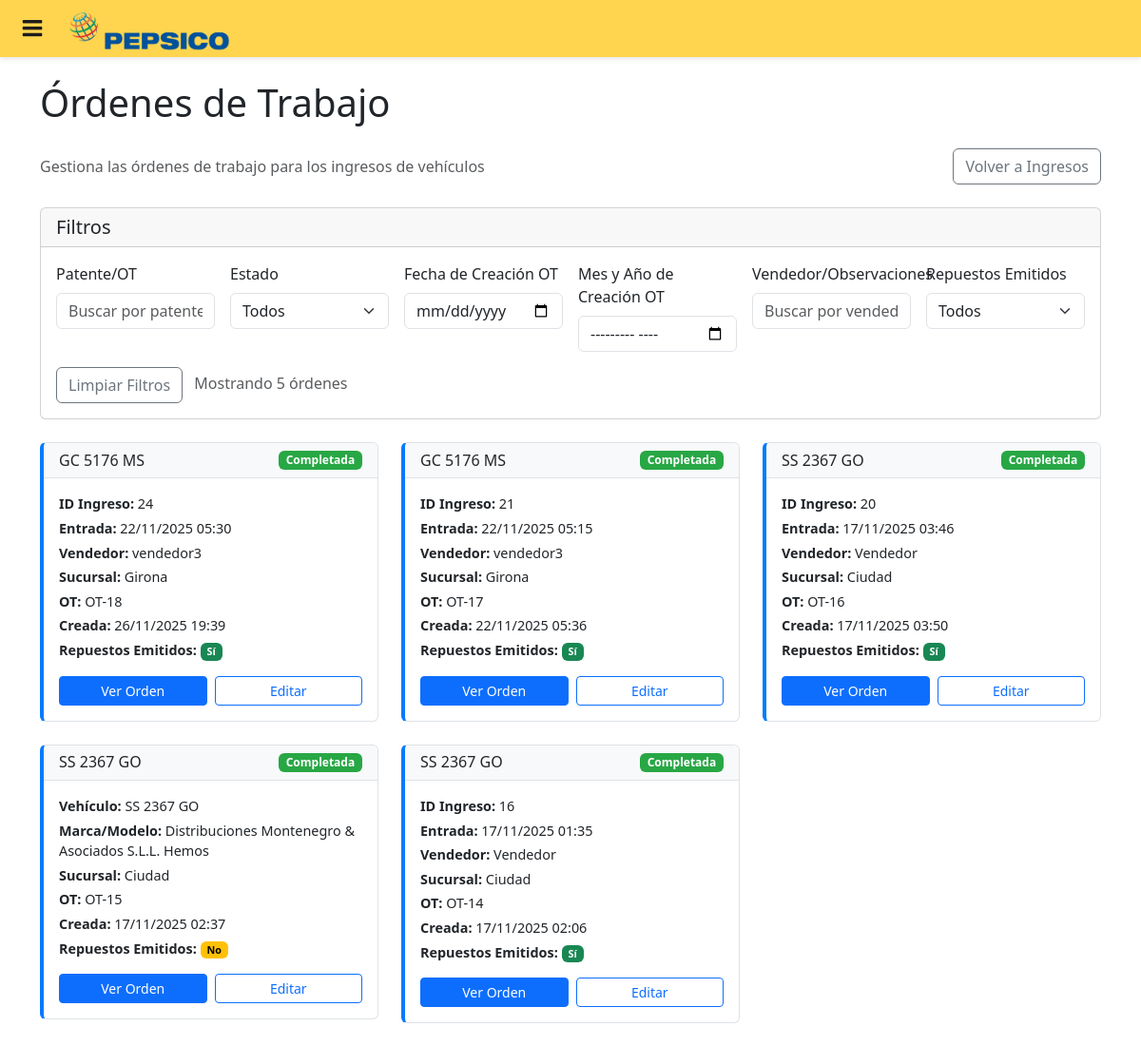
The app's page /ordenes-trabajo/ with its own data.
### documents/models.py (models this page shows, shortened)
class Ingreso(models.Model):
    id_ingreso = models.AutoField(primary_key=True)
    patent = models.ForeignKey(
        Vehicle, on_delete=models.CASCADE, db_column='patent')
    entry_datetime = models.DateTimeField()
    exit_datetime = models.DateTimeField(null=True, blank=True)
    chofer = models.ForeignKey(
        FlotaUser, on_delete=models.CASCADE, db_column='chofer_id')
    observations = models.TextField(null=True, blank=True)
    authorization = models.BooleanField()
    entry_registered_by = models.ForeignKey(
        FlotaUser, on_delete=models.SET_NULL, db_column='entry_registered_by_id', null=True, blank=True, related_name='entry_registered_ingresos')
    exit_registered_by = models.ForeignKey(
        FlotaUser, on_delete=models.SET_NULL, db_column='exit_registered_by_id', null=True, blank=True, related_name='exit_registered_ingresos')
    schedule = models.ForeignKey(
        MaintenanceSchedule, on_delete=models.SET_NULL, null=True, blank=True, related_name='ingresos')
    es_ingreso_tecnico = models.BooleanField(default=False, verbose_name='Es ingreso técnico')
    class Meta:
        db_table = 'Ingresos'

class Vehicle(models.Model):
    patent = models.CharField(max_length=10, primary_key=True)
    equipment = models.ForeignKey(
        SAPEquipment, on_delete=models.CASCADE, db_column='equipment_id')
    ceco = models.ForeignKey(
        CECO, on_delete=models.CASCADE, db_column='ceco_id')
    brand = models.CharField(max_length=50)
    model = models.CharField(max_length=50)
    year = models.IntegerField()
    age = models.IntegerField()
    useful_life = models.IntegerField()
    mileage = models.IntegerField(null=True, blank=True)
    site = models.ForeignKey(
        Site, on_delete=models.CASCADE, db_column='site_id')
    operational = models.BooleanField()
    backup = models.BooleanField()
    out_of_service = models.BooleanField()
    type = models.ForeignKey(
        VehicleType, on_delete=models.CASCADE, db_column='type_id')
    plan = models.BooleanField()
    sinister = models.BooleanField()
    observations = models.TextField()
    compliance = models.CharField(max_length=50)
    tct = models.CharField(max_length=50, null=True, blank=True)
    geotab_confirm = models.BooleanField()
    auction = models.BooleanField()
    status = models.ForeignKey(
        VehicleStatus, on_delete=models.SET_NULL, db_column='status_id', null=True, blank=True)
    def __str__(self):
        return self.patent
    class Meta:
        db_table = 'Vehicles'

class WorkOrderStatus(models.Model):
    id_status = models.AutoField(primary_key=True)
    name = models.CharField(max_length=50)
    description = models.TextField(null=True, blank=True)
    color = models.CharField(max_length=7, default='#6c757d')  # Color para UI
    class Meta:
        db_table = 'WorkOrderStatuses'

class FlotaUser(models.Model):
    id_user = models.AutoField(primary_key=True)
    user = models.OneToOneField(User, on_delete=models.CASCADE, related_name='flotauser')
    name = models.CharField(max_length=100)
    role = models.ForeignKey(
        Role, on_delete=models.CASCADE, db_column='role_id')
    patent = models.ForeignKey(
        Vehicle, on_delete=models.CASCADE, db_column='patent')
    status = models.ForeignKey(
        UserStatus, on_delete=models.CASCADE, db_column='status_id')
    observations = models.TextField()
    gpid = models.CharField(max_length=20)
    class Meta:
        db_table = 'FlotaUsers'

class Site(models.Model):
    id_site = models.AutoField(primary_key=True)
    name = models.CharField(max_length=100)
    patent_count = models.IntegerField()
    class Meta:
        db_table = 'Sites'

class WorkOrder(models.Model):
    id_work_order = models.AutoField(primary_key=True)
    ingreso = models.ForeignKey(
        Ingreso, on_delete=models.CASCADE, db_column='ingreso_id', null=True, blank=True, related_name='work_orders')
    service_type = models.ForeignKey(
        ServiceType, on_delete=models.CASCADE, db_column='service_type_id', null=True, blank=True)
    status = models.ForeignKey(
        WorkOrderStatus, on_delete=models.CASCADE, db_column='status_id')
    created_datetime = models.DateTimeField(auto_now_add=True)
    work_started_at = models.DateTimeField(null=True, blank=True, help_text="Fecha y hora en que se inició el trabajo")
    estimated_completion = models.DateTimeField(null=True, blank=True)
    actual_completion = models.DateTimeField(null=True, blank=True)
    total_cost = models.DecimalField(max_digits=10, decimal_places=2, default=0)
    observations = models.TextField(null=True, blank=True)
    parts_issued = models.BooleanField(default=False, help_text="Indica si se han registrado las salidas de repuestos para esta OT")
    created_by = models.ForeignKey(
        FlotaUser, on_delete=models.SET_NULL, db_column='created_by_id', null=True, blank=True, related_name='created_work_orders')
    supervisor = models.ForeignKey(
        FlotaUser, on_delete=models.SET_NULL, db_column='supervisor_id', null=True, blank=True, related_name='supervised_work_orders')
    class Meta:
        db_table = 'WorkOrders'

### agenda/views.py (the view)
# urls.py: path('ordenes-trabajo/', views.orden_trabajo_list, name='orden_trabajo_list'),
def orden_trabajo_list(request):
    work_orders = WorkOrder.objects.select_related(
        'ingreso__patent', 'ingreso__chofer', 'ingreso__patent__site', 'status'
    ).prefetch_related('diagnostics__incidents__vehicle').order_by('-created_datetime')
    work_order_statuses = WorkOrderStatus.objects.exclude(
        name__in=['Pausada', 'Cancelada', 'Sin Orden']
    )
    work_orders_data = []
    for work_order in work_orders:
        vehicle = None
        if not work_order.ingreso:
            diagnostic = work_order.diagnostics.first()
            if diagnostic:
                incident = diagnostic.incidents.first()
                if incident:
                    vehicle = incident.vehicle
        stock_issues = []
        spare_part_usages = work_order.spare_part_usages.select_related('repuesto')
        for usage in spare_part_usages:
            try:
                from repuestos.models import SparePartStock
                stock_info = SparePartStock.objects.get(repuesto=usage.repuesto)
                if stock_info.current_stock < usage.quantity_used:
                    stock_issues.append({
                        'repuesto': usage.repuesto.name,
                        'required': usage.quantity_used,
                        'available': stock_info.current_stock
                    })
            except SparePartStock.DoesNotExist:
                stock_issues.append({
                    'repuesto': usage.repuesto.name,
                    'required': usage.quantity_used,
                    'available': 0
                })
        has_active_pauses = WorkOrderPause.objects.filter(work_order=work_order, is_active=True, end_datetime__isnull=True).exists()
        status_name = work_order.status.name if work_order.status else 'Sin Estado'
        status_color = work_order.status.color if work_order.status else '#6c757d'
        work_orders_data.append({
            'ingreso': work_order.ingreso,  # Puede ser None
            'work_order': work_order,
            'vehicle': vehicle,  # Vehículo del diagnóstico si no hay ingreso
            'has_work_order': True,  # Siempre es True ya que estamos iterando sobre work_orders
            'status_name': status_name,
            'status_color': status_color,
            'stock_issues': stock_issues,
            'has_stock_issues': len(stock_issues) > 0,
            'has_active_pauses': has_active_pauses,
        })
    return render(request, 'agenda/orden_trabajo_list.html', {
        'work_orders_data': work_orders_data,
        'work_order_statuses': work_order_statuses,
    })

### agenda/templates/agenda/orden_trabajo_list.html (shortened to what this page needs)
{% extends 'base.html' %}
{% load static %}
{% block static %}
<link rel="stylesheet" href="{% static 'agenda/css/orden_trabajo_list.css' %}">
{% endblock %}
{% block content %}
<div class="container mt-4">
  <h1 class="mb-4">
     Órdenes de Trabajo
  </h1>
  <div class="d-flex justify-content-between align-items-center mb-4">
    <p class="text-muted mb-0">Gestiona las órdenes de trabajo para los ingresos de vehículos</p>
    <a href="{% url 'ingresos_list' %}" class="btn btn-outline-secondary">
       Volver a Ingresos
    </a>
  </div>
  <div class="card mb-4">
    <div class="card-header">
      <h5 class="mb-0">
         Filtros
      </h5>
    </div>
    <div class="card-body">
      <div class="row g-3">
        <div class="col-md-2">
          <label for="filter-patent" class="form-label">Patente/OT</label>
          <input type="text" class="form-control filter-input" id="filter-patent" data-column="1" placeholder="Buscar por patente o OT">
        </div>
        <div class="col-md-2">
          <label for="filter-status" class="form-label">Estado</label>
          <select class="form-select filter-input" id="filter-status" data-column="2">
            <option value="">Todos</option>
          </select>
        </div>
        <div class="col-md-2">
          <label for="filter-entry-date" class="form-label">Fecha de Creación OT</label>
          <input type="date" class="form-control" id="filter-entry-date">
        </div>
        <div class="col-md-2">
          <label for="filter-month-year" class="form-label">Mes y Año de Creación OT</label>
          <input type="month" class="form-control" id="filter-month-year">
        </div>
        <div class="col-md-2">
          <label for="filter-chofer" class="form-label">Vendedor/Observaciones</label>
          <input type="text" class="form-control filter-input" id="filter-chofer" data-column="4" placeholder="Buscar por vendedor u observaciones">
        </div>
        <div class="col-md-2">
          <label for="filter-parts-issued" class="form-label">Repuestos Emitidos</label>
          <select class="form-select filter-input" id="filter-parts-issued" data-column="5">
            <option value="">Todos</option>
          </select>
        </div>
        <div class="col-md-12">
          <button type="button" class="btn btn-outline-secondary me-2" id="clear-filters">
             Limpiar Filtros
          </button>
          <span class="text-muted" id="results-count"></span>
        </div>
      </div>
    </div>
  </div>
  <div class="row" id="work-orders-container">
    {% for item in work_orders_data %}
    <div class="col-md-6 col-lg-4 mb-4">
      <div class="card work-order-card has-work-order {% if item.has_stock_issues %}border-danger{% endif %}" data-id="{{ item.work_order.id_work_order }}">
        <div class="card-header">
          <div class="d-flex justify-content-between align-items-center">
            <h6 class="mb-0">
              {% if item.ingreso %}
                 {{ item.ingreso.patent }}
              {% elif item.vehicle %}
                 {{ item.vehicle.patent }}
              {% else %}
                <i class="fas fa-tools"></i> OT-{{ item.work_order.id_work_order }}
              {% endif %}
            </h6>
            <span class="badge" style="background-color: {{ item.status_color }};">
              {{ item.status_name }}
            </span>
          </div>
        </div>
        <div class="card-body">
          <div class="work-order-info">
            {% if item.ingreso %}
            <p class="mb-1">
              <strong>ID Ingreso:</strong> {{ item.ingreso.id_ingreso }}
            </p>
            <p class="mb-1">
              <strong>Entrada:</strong> {{ item.ingreso.entry_datetime|date:"d/m/Y H:i" }}
            </p>
            <p class="mb-1">
              <strong>Vendedor:</strong> {{ item.ingreso.chofer.name }}
            </p>
            <p class="mb-1">
              <strong>Sucursal:</strong> {{ item.ingreso.patent.site.name }}
            </p>
            {% elif item.vehicle %}
            <p class="mb-1">
              <strong>Vehículo:</strong> {{ item.vehicle.patent }}
            </p>
            <p class="mb-1">
              <strong>Marca/Modelo:</strong> {{ item.vehicle.brand }} {{ item.vehicle.model }}
            </p>
            <p class="mb-1">
              <strong>Sucursal:</strong> {{ item.vehicle.site.name }}
            </p>
            {% else %}
            <p class="mb-1">
              <strong>Tipo:</strong> <span class="badge bg-secondary">Sin información de vehículo</span>
            </p>
            {% endif %}
            <p class="mb-1">
              <strong>OT:</strong> OT-{{ item.work_order.id_work_order }}
            </p>
            <p class="mb-1">
              <strong>Creada:</strong> {{ item.work_order.created_datetime|date:"d/m/Y H:i" }}
            </p>
            <p class="mb-1">
              <strong>Repuestos Emitidos:</strong>
              {% if item.work_order.parts_issued %}
                <span class="badge" style="background-color: #198754; color: white;">Sí</span>
              {% else %}
                <span class="badge" style="background-color: #ffc107; color: black;">No</span>
              {% endif %}
            </p>
          </div>
          <div class="card-actions mt-3">
            <a href="{% url 'orden_trabajo_detail' item.work_order.id_work_order %}" class="btn btn-primary btn-sm">
               Ver Orden
            </a>
            <a href="{% url 'orden_trabajo_update' item.work_order.id_work_order %}" class="btn btn-outline-primary btn-sm">
               Editar
            </a>
          </div>
        </div>
      </div>
    </div>
    {% empty %}
    <div class="col-12">
      <div class="alert alert-info">
        <i class="fas fa-info-circle"></i> No hay órdenes de trabajo registradas.
      </div>
    </div>
    {% endfor %}
  </div>
</div>
{% endblock %}

### documents/static/documents/Css/pag-inicio.css (style rules this page uses)
* { box-sizing: border-box; }
body { margin: 0; background: #fff; position: relative; font-family: system-ui, Arial; padding-top: 3.75rem; }

### agenda/static/agenda/css/orden_trabajo_list.css (style rules this page uses)
.work-order-card { transition: transform 0.2s, box-shadow 0.2s; border: 1px solid #dee2e6; }
.work-order-card.has-work-order { border-left: 4px solid #007bff; }
.work-order-card .card-header { background-color: #f8f9fa; border-bottom: 1px solid #dee2e6; }
.work-order-info p { margin-bottom: 0.5rem; font-size: 0.9rem; }
.card-actions { display: flex; gap: 0.5rem; flex-wrap: wrap; }
.card-actions .btn { flex: 1; min-width: 120px; }
.filter-input { border-radius: 0.375rem; }

### records on screen
Ingreso: ingreso.patent "GC 5176 MS", status_name "Completada", ingreso.id_ingreso "24", ingreso.entry_datetime "22/11/2025 05:30", ingreso.chofer.name "vendedor3", ingreso.patent.site.name "Girona", work_order.id_work_order "18", work_order.created_datetime "26/11/2025 19:39", shows "Sí"
Ingreso: ingreso.patent "GC 5176 MS", status_name "Completada", ingreso.id_ingreso "21", ingreso.entry_datetime "22/11/2025 05:15", ingreso.chofer.name "vendedor3", ingreso.patent.site.name "Girona", work_order.id_work_order "17", work_order.created_datetime "22/11/2025 05:36", shows "Sí"
Ingreso: ingreso.patent "SS 2367 GO", status_name "Completada", ingreso.id_ingreso "20", ingreso.entry_datetime "17/11/2025 03:46", ingreso.chofer.name "Vendedor", ingreso.patent.site.name "Ciudad", work_order.id_work_order "16", work_order.created_datetime "17/11/2025 03:50", shows "Sí"
WorkOrder: vehicle.patent "SS 2367 GO", status_name "Completada", vehicle.brand "Distribuciones Montenegro & Asociados S.L.L.", vehicle.model "Hemos", vehicle.site.name "Ciudad", work_order.id_work_order "15", work_order.created_datetime "17/11/2025 02:37", parts_issued "No"
Ingreso: ingreso.patent "SS 2367 GO", status_name "Completada", ingreso.id_ingreso "16", ingreso.entry_datetime "17/11/2025 01:35", ingreso.chofer.name "Vendedor", ingreso.patent.site.name "Ciudad", work_order.id_work_order "14", work_order.created_datetime "17/11/2025 02:06", shows "Sí"
